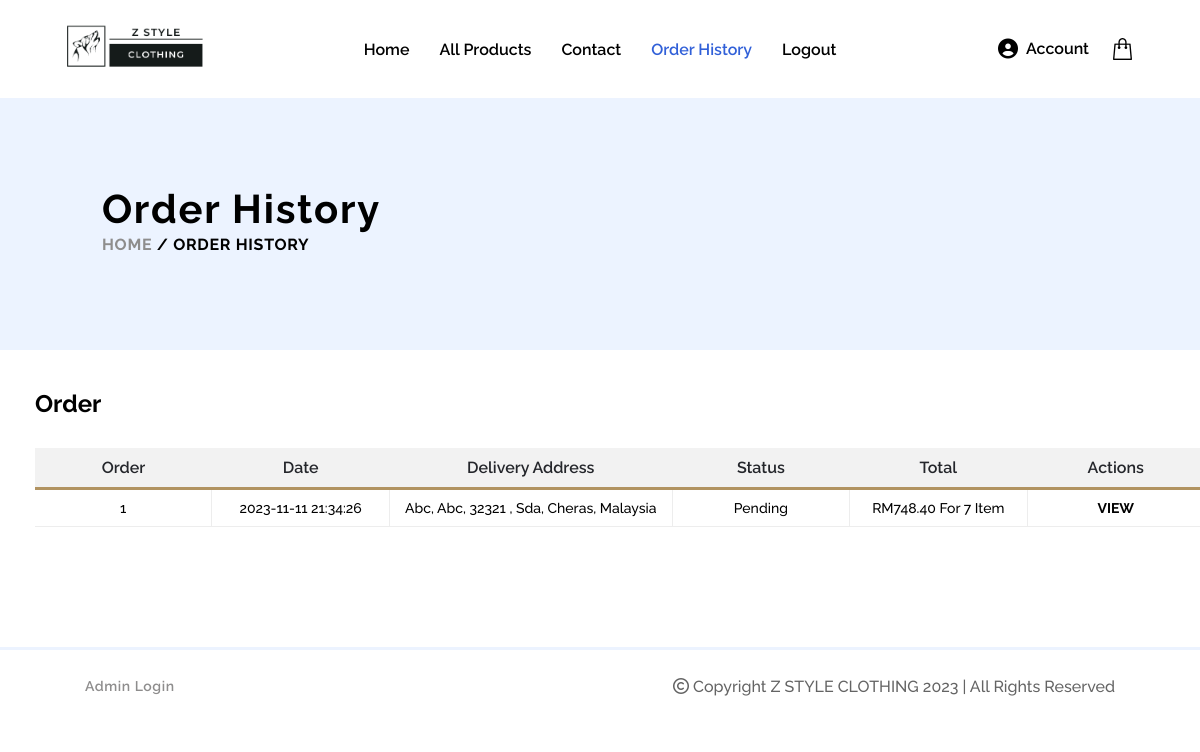
The app's page /history.php (signed in) with its own data.
### tables this page shows
CREATE TABLE `new_order` (
  `order_id` int(11) NOT NULL,
  `user_id` int(11) NOT NULL,
  `delivery_address` text NOT NULL,
  `order_created` datetime NOT NULL,
  `order_status` varchar(255) NOT NULL,
  `remark` text
);

### history.php (the view, shortened to what this page needs)
<!DOCTYPE html>
<html lang="en">
    <head>
        <link rel="stylesheet" href="https://cdnjs.cloudflare.com/ajax/libs/font-awesome/6.4.0/css/all.min.css" />
        <link rel="stylesheet" href="css/common.css"/>
        <link rel="stylesheet" href="css/form.css"/>
    </head>
    <body>
        <?php include 'component/topbar.php'; ?>
        <section class="page-header">
            <div class="box">
                <div class="title-row">
                    <h2 class="banner-title z0">Order History</h2>
                </div>
                <div class="bread-crumb z0">
                    <a href="index.php">Home</a> / Order History
                </div>
            </div>
        </section>
        <section class="checkout-section" style="padding-top: 0px;">
            <div class="container">
                <div class="checkout-box" style="width: 100%;">
                    <div style="overflow: auto; width: 100%;">
                        <div class="billing-fields">
                            <h3>Order</h3>
                            <?php
                                 $sqlO = "SELECT * FROM new_order WHERE user_id = '$cid'";
                                 $resultO = mysqli_query($conn, $sqlO);
                            ?>
                            <div class="table_page table-responsive" style="min-width: 1000px;">
                                <table>
                                    <thead>
                                        <tr>
                                            <th>Order</th>
                                            <th>Date</th>
                                            <th>Delivery Address</th>
                                            <th>Status</th>
                                            <th>Total</th>
                                            <th>Actions</th>
                                        </tr>
                                    </thead>
                                    <tbody>
                                        <?php
                                            if (mysqli_num_rows($resultO) > 0) {
                                                $count = 1;
                                                while($rowO = mysqli_fetch_assoc($resultO)) {
                                                    $oid = $rowO['order_id'];
                                                    $sqlSum = "SELECT SUM(price) AS sum, SUM(qty) AS sumQty  FROM order_item WHERE order_id = '$oid' ";
                                                    $resultSum = mysqli_query($conn, $sqlSum);
                                                    $rowSum = mysqli_fetch_assoc($resultSum);
                                                    if($rowO['order_status'] == 'completed'){
                                                        $status = '<span class="text-success">Completed</span>';
                                                    }else if($rowO['order_status'] == 'delivering'){
                                                        $status = '<span class="text-warning">Delivering</span>';
                                                    }else if($rowO['order_status'] == 'cancelled'){
                                                        $status = '<span class="text-danger">Cancelled</span>';
                                                    }else{
                                                        $status = '<span>Pending</span>';
                                                    }
                                                    echo '<tr>
                                                            <td>'.$count.'</td>
                                                            <td>'.$rowO['order_created'].'</td>
                                                            <td>'.$rowO['delivery_address'].'</td>
                                                            <td>'.$status.'</td>
                                                            <td>RM'.number_format($rowSum['sum'], 2).' for '.$rowSum['sumQty'].' item</td>
                                                            <td>
                                                                <label class="btn view" for="modal-'.$oid.'">View</label>
                                                            </td>
                                                          </tr>';
                                                    $count++;
                                                }
                                            } else {
                                                echo "<tr><td colspan='6'>No Order Yet</td></tr>";
                                            }
                                        ?>
                                    </tbody>
                                </table>
                            </div>
                        </div>
                    </div>
                </div>
            </div>
        </section>
        <?php include 'component/footer.php'; ?>
    </body>
</html>

### css/common.css (style rules this page uses)
body, html { margin: 0; background: #ffffff; font-family: 'Raleway', sans-serif; scroll-behavior: smooth; }
h1, h2, h3, h4, h5, h6, p { margin: 0; }
.page-header { position: relative; background: #ecf3ff; padding: 93px 0 98px; }
.page-header .box { padding: 0px 8.5%; position: relative; }
.page-header .box .title-row { position: relative; }
.banner-title { font-size: 40px; line-height: 36px; color: #000000; letter-spacing: 1.8px; margin: 0 0 12px; position: relative; z-index: 2; font-weight: 700 !important; }
.bread-crumb { font-size: 16px; line-height: .8; color: #000000; font-weight: 700; text-transform: uppercase; letter-spacing: .7px; position: relative; z-index: 2; }
.bread-crumb a { color: #8e8d8d; text-decoration: none; }
.table-responsive { position: relative; overflow-x: auto; -webkit-overflow-scrolling: touch; }
.table-responsive table { width: 100%; caption-side: bottom; border-collapse: collapse; }
.table-responsive table thead { background: #f2f2f2; }
tbody, td, tfoot, th, thead, tr { border-color: inherit; border-style: solid; border-width: 0; }
.table_desc table tbody tr td:last-child, .table_page table thead tr:last-child th { border-right: 0; }
.table_page table thead tr th { color: #24262b; border-bottom: 3px solid #b19361; border-right: 1px solid #ededed; font-size: 16px; font-weight: 600; text-transform: capitalize; padding: 10px; text-align: center; }
.table-responsive table tbody tr td { border-right: 1px solid #ededed; font-weight: 500; text-transform: capitalize; font-size: 14px; text-align: center; min-width: 150px; }
.table_page table tbody tr td { border-bottom: 1px solid #ededed; border-right: 1px solid #ededed; text-align: center; padding: 10px; }
.view { color: #000 !important; text-decoration: none; margin: 0px !important; font-weight: 400; cursor: pointer; }

### css/form.css (style rules this page uses)
.container { max-width: 100%; margin: auto; }
@media only screen and (min-width: 1200px) { .container { max-width: 1170px; } }
.checkout-section { position: relative; padding: 120px 0; }
.checkout-box { display: -ms-flexbox; display: flex; -ms-flex-wrap: wrap; flex-wrap: wrap; padding: 0 20px; }
.billing-fields { position: relative; margin: 30px 0 0; }
.billing-fields h3 { font-size: 24px; line-height: 48px; margin-bottom: 20px; }
.billing-fields label { font-size: 14px; line-height: .8; color: #a1a1a1; font-weight: 700; text-transform: uppercase; display: block; margin: 0 0 15px; }

### history.php (style rules this page uses)
.z0 { z-index: unset; }

### records on screen
new_order: order_created "2023-11-11 21:34:26", delivery_address "Abc, Abc, 32321 , Sda, Cheras, Malaysia", order_status "Pending", sum "748.40", sumQty "7"
